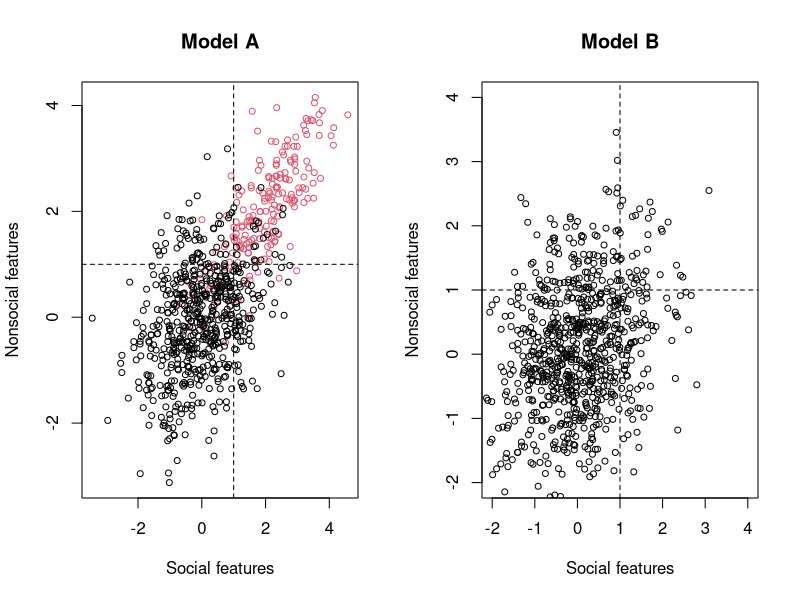

This figure's R source:
#Comparing models of underlying nature of autism

#Model A - there is a single autism dimension which determines social and nonsocial features

#We will simulate 3 attributes, to include language as well

require(MASS)
jpeg("modelplot.jpg", width = 450, height = 250)
par(mfrow=c(1,2)) #2 plots side by side
#simulate one group with autism
mu <- c(2,2,2) #means on the dimensions - +ve indicates impairment
sigma <-matrix(c(1,.75,.75,
                 .75,1,.75,
                 .75,.75,1),nrow=3) #dimensions correlated in autism group
N1 = 200
adat <- mvrnorm(N1,mu,sigma)

#simulate larger group from gen population
mu <- c(0,0,0)
sigma <-matrix(c(1,.3,.3,
                 .3,1,.3,
                 .3,.3,1),nrow=3) #dimensions weakly correlated in typical group
N2=600
tdat <- mvrnorm(N2,mu,sigma)

alldat <- data.frame(rbind(adat,tdat))
alldat$group<-'1'
alldat$group[1:N1] <- '2'

plot(alldat$X1,alldat$X2,col=alldat$group,pch=1,cex=.8,
     xlab = 'Social features',ylab = 'Nonsocial features',main='Model A')
abline(h=1,lty=2)
abline(v=1,lty=2)

#Model B - the different features are only weakly correlated in population as a whole; 
#the correlation in autism is an artefact of selection

bdat<- as.data.frame(mvrnorm(800,mu,sigma))
plot(bdat$V1,bdat$V2,pch=1,cex=.8,
     xlab = 'Social features',ylab = 'Nonsocial features',
     xlim = c(-2,4),ylim=c(-2,4),main='Model B')
abline(h=1,lty=2)
abline(v=1,lty=2)


dev.off()

